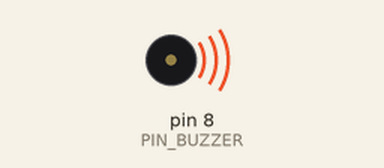
Simulated run of this sketch. Board: Arduino Uno, built with avr-gcc and run on an emulated ATmega328P. On the bench: buzzer (waves = sounding).

Above: at 0.3 s.
Timing chart, 0 to 8.7 s (numbered marks = the images above):
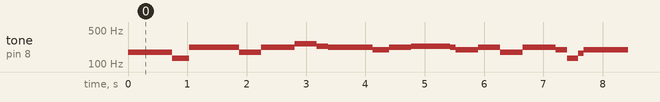

The sketch:

Projeto12.ino
```cpp
// Projeto 12 - Tocador de melodia com sonorizador piezo

#define NOTE_C3 131
#define NOTE_CS3 139
#define NOTE_D3 147
#define NOTE_DS3 156
#define NOTE_E3 165
#define NOTE_F3 175
#define NOTE_FS3 185
#define NOTE_G3 196
#define NOTE_GS3 208
#define NOTE_A3 220
#define NOTE_AS3 233
#define NOTE_B3 247
#define NOTE_C4 262
#define NOTE_CS4 277
#define NOTE_D4 294
#define NOTE_DS4 311
#define NOTE_E4 330
#define NOTE_F4 349
#define NOTE_FS4 370
#define NOTE_G4 392
#define NOTE_GS4 415
#define NOTE_A4 440
#define NOTE_AS4 466
#define NOTE_B4 494

#define WHOLE 1
#define HALF 0.5
#define QUARTER 0.25
#define EIGHTH 0.125
#define SIXTEENTH 0.0625

#define PIN_BUZZER 8

const int tune[] = {
    NOTE_F3, NOTE_F3, NOTE_F3, NOTE_C3,
    NOTE_A3, NOTE_A3, NOTE_A3, NOTE_F3,
    NOTE_F3, NOTE_A3, NOTE_C4, NOTE_C4, NOTE_AS3, NOTE_A3, NOTE_G3,
    NOTE_G3, NOTE_A3, NOTE_AS3, NOTE_AS3,
    NOTE_A3, NOTE_G3, NOTE_A3, NOTE_F3,
    NOTE_F3, NOTE_A3, NOTE_G3, NOTE_C3, NOTE_E3, NOTE_G3, NOTE_F3};

const float duration[] = {
    EIGHTH + SIXTEENTH, SIXTEENTH, QUARTER,
    EIGHTH + SIXTEENTH, SIXTEENTH, QUARTER, QUARTER,
    EIGHTH + SIXTEENTH, SIXTEENTH, QUARTER + EIGHTH, EIGHTH, EIGHTH, EIGHTH, HALF,
    EIGHTH, SIXTEENTH, QUARTER, QUARTER,
    EIGHTH + SIXTEENTH, SIXTEENTH, QUARTER, QUARTER,
    EIGHTH + SIXTEENTH, SIXTEENTH, QUARTER + EIGHTH, EIGHTH, EIGHTH, SIXTEENTH, HALF};

unsigned length;

void setup()
{
  pinMode(PIN_BUZZER, OUTPUT);
  length = sizeof(tune) / sizeof(tune[0]);
}

void loop()
{
  for (byte indice = 0; indice < length; indice++)
  {
    tone(PIN_BUZZER, tune[indice]);
    delay(1500 * duration[indice]);
    noTone(PIN_BUZZER);
  }
  delay(5000);
}
```

Measured:
- by itself, tone on pin 8 (PIN_BUZZER): plays 175 Hz for 0.75 s, 131 Hz for 0.28 s, 220 Hz for 0.84 s, 175 Hz for 0.37 s, 220 Hz for 0.56 s, 262 Hz for 0.37 s … (200 notes in this stretch)
